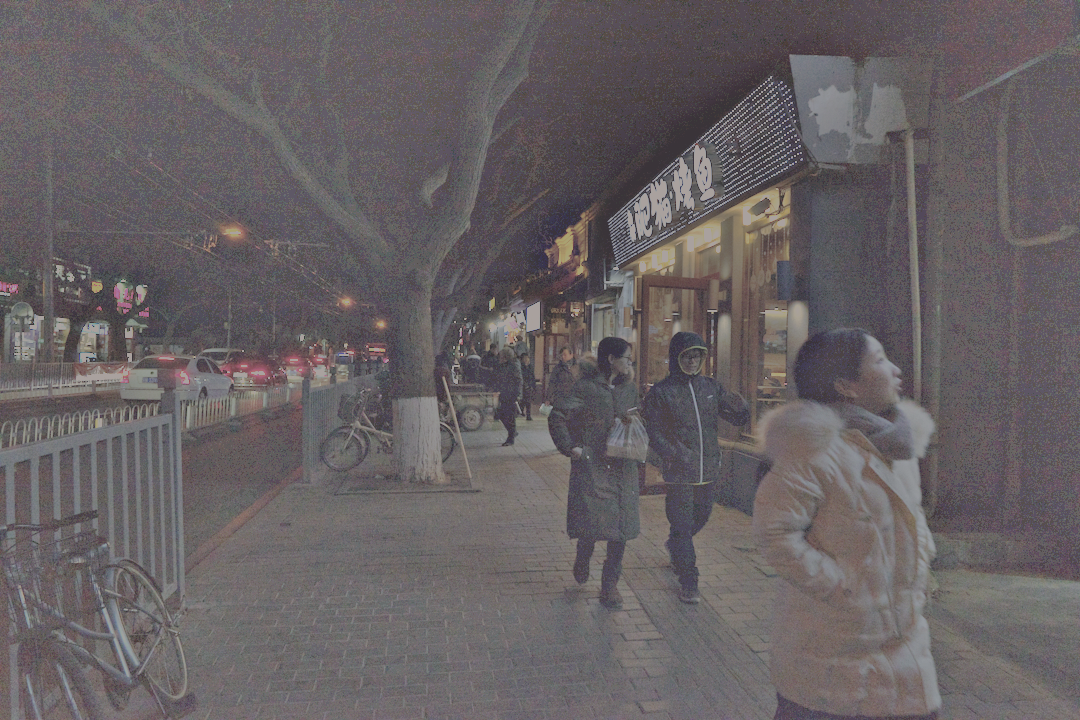
#> input picture Non_deep_learning_methods/MSRCR/MSRCR_retinex.png, 1080 x 720 px
$ python -i CLAHE.py   (imports and definitions only)
#> lines starting #> are read from the running program, lines starting #| are printed output that depends on the picture
import cv2
import os
from pathlib import Path
from tqdm import tqdm
import argparse


def apply_clahe_to_image(input_path, output_path, clip_limit=2.0, tile_grid_size=(8, 8)):
    """
    对单张图像应用 CLAHE 增强（每个通道独立处理）
    """
#> called with input_path = '../MSRCR/MSRCR_retinex.png', output_path = 'out.png', clip_limit = 2, tile_grid_size = (8, 8)
    try:
        # 读取图像，-1 表示保持原始通道数和深度（如16位）
        img = cv2.imread(str(input_path), -1)
#> img is the input picture: shape (720, 1080, 3); mean B, G, R 99.4, 97, 103
        if img is None:
            return False, f"Failed to read image: {input_path.name}"

        # 获取图像尺寸
        h, w = img.shape[:2]
#> h = 720; w = 1080

        # 如果是灰度图，直接处理
        if len(img.shape) == 2:
            clahe = cv2.createCLAHE(clipLimit=clip_limit, tileGridSize=tile_grid_size)
            enhanced = clahe.apply(img)
        else:
            # BGR 通道拆分
            B, G, R = cv2.split(img)
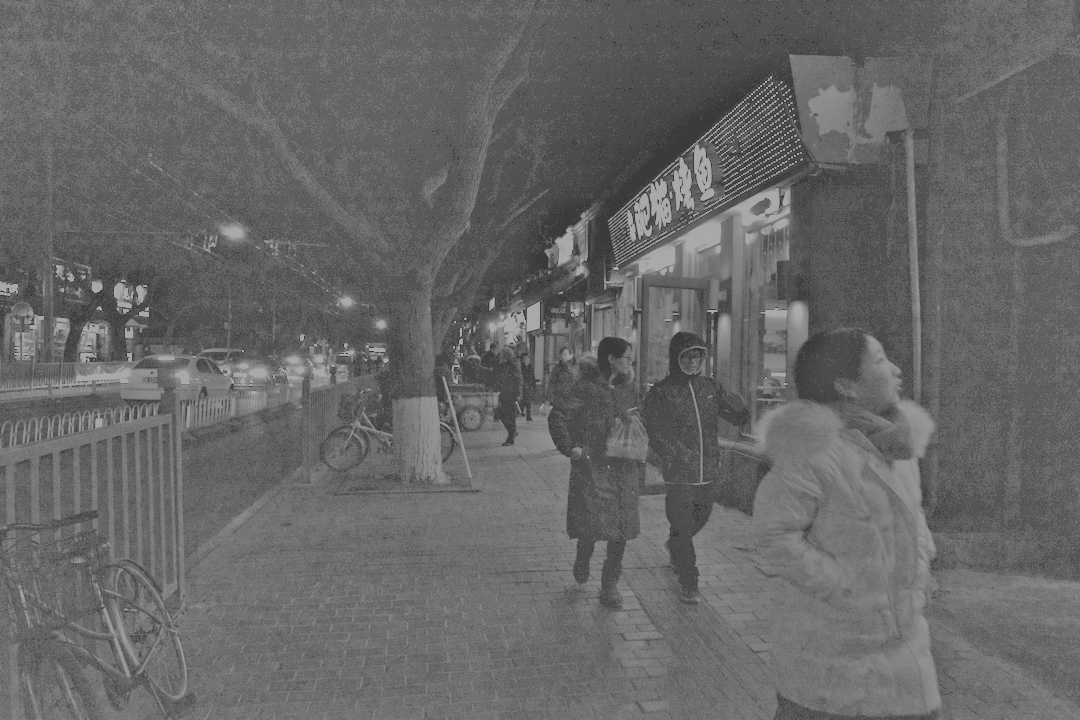
#> R: shape (720, 1080); min 58, max 169, mean 103
            clahe = cv2.createCLAHE(clipLimit=clip_limit, tileGridSize=tile_grid_size)
            clahe_B = clahe.apply(B)
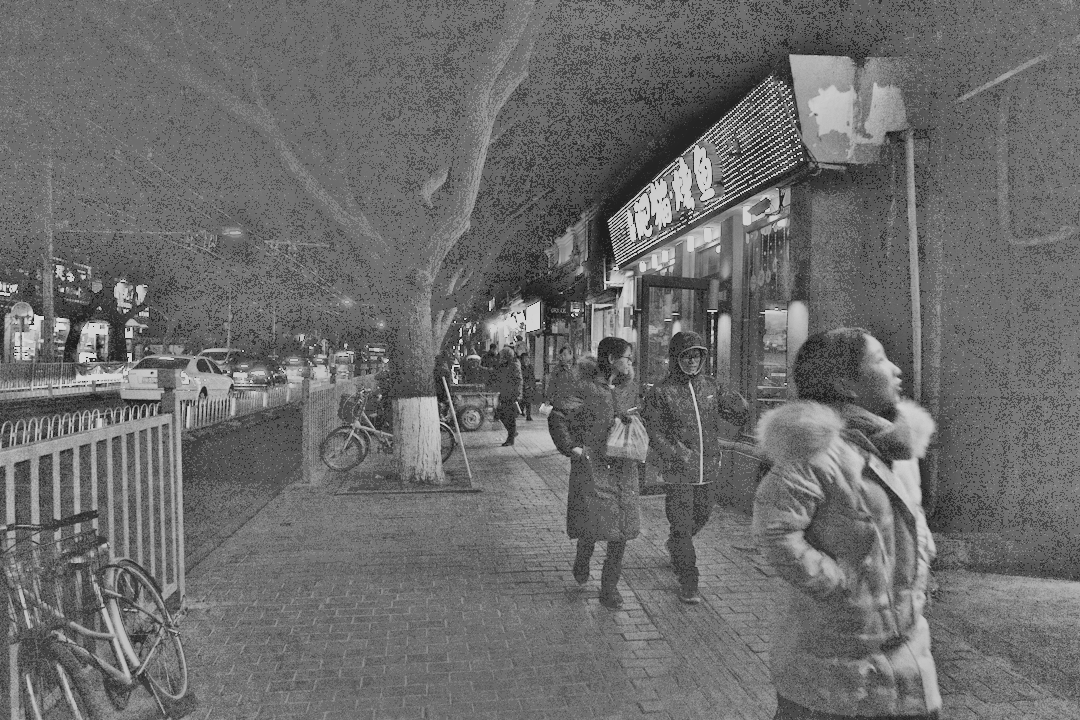
#> clahe_B: shape (720, 1080); min 23, max 216, mean 108
            clahe_G = clahe.apply(G)
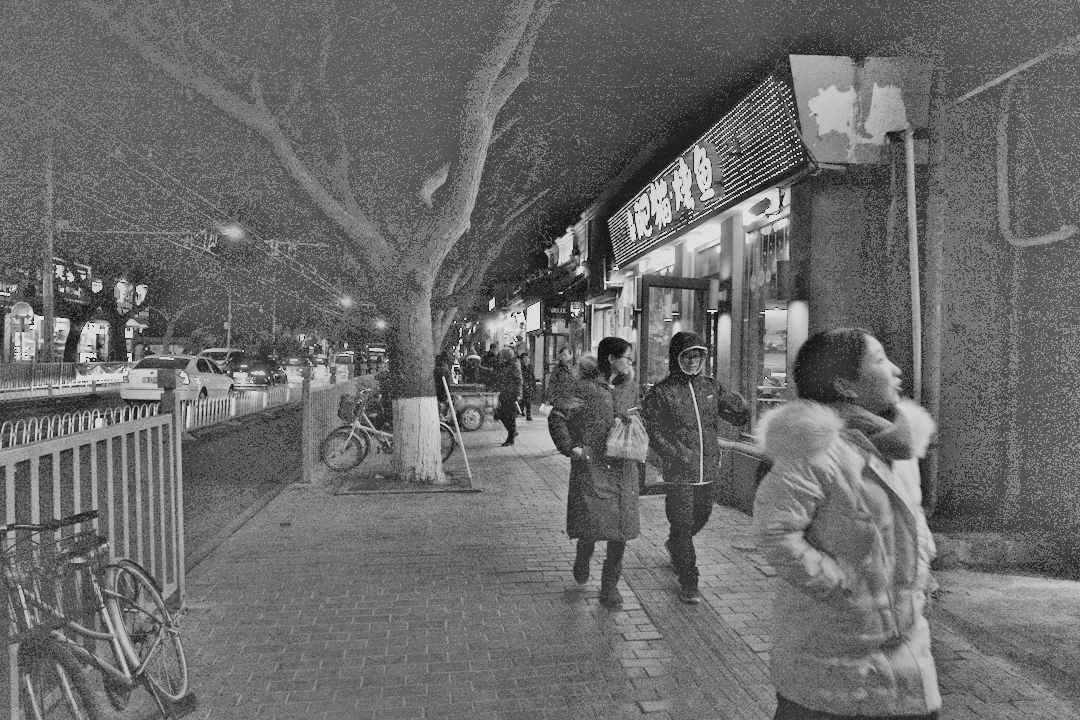
#> clahe_G: shape (720, 1080); min 19, max 226, mean 106.5
            clahe_R = clahe.apply(R)
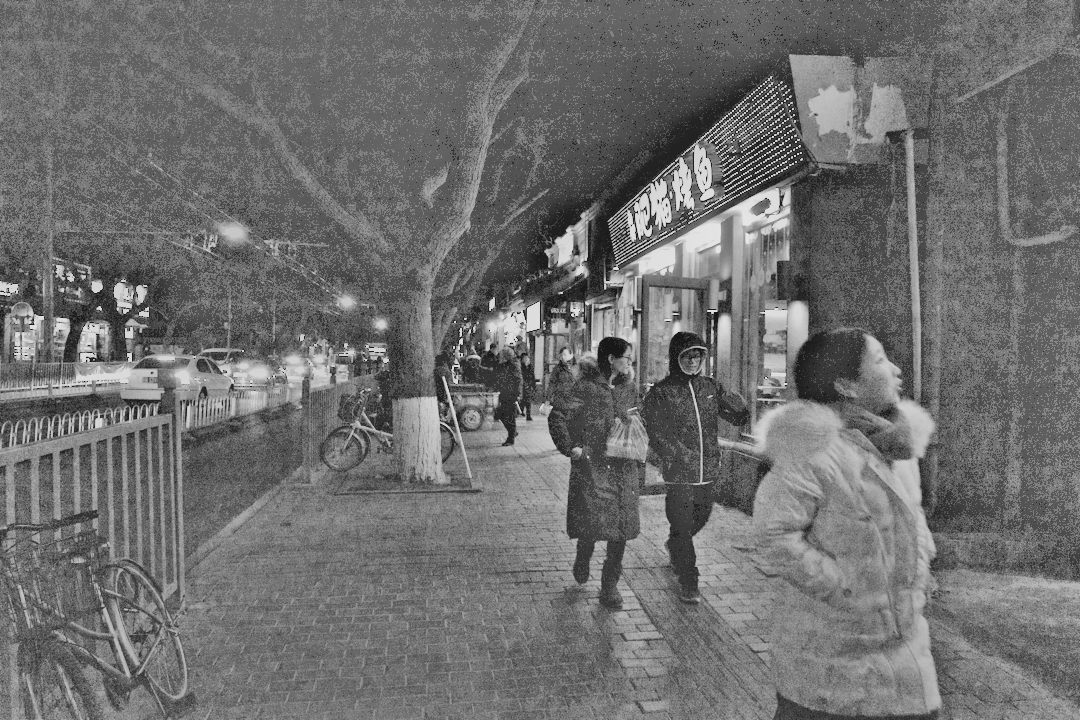
#> clahe_R: shape (720, 1080); min 21, max 230, mean 110.8
            enhanced = cv2.merge((clahe_B, clahe_G, clahe_R))
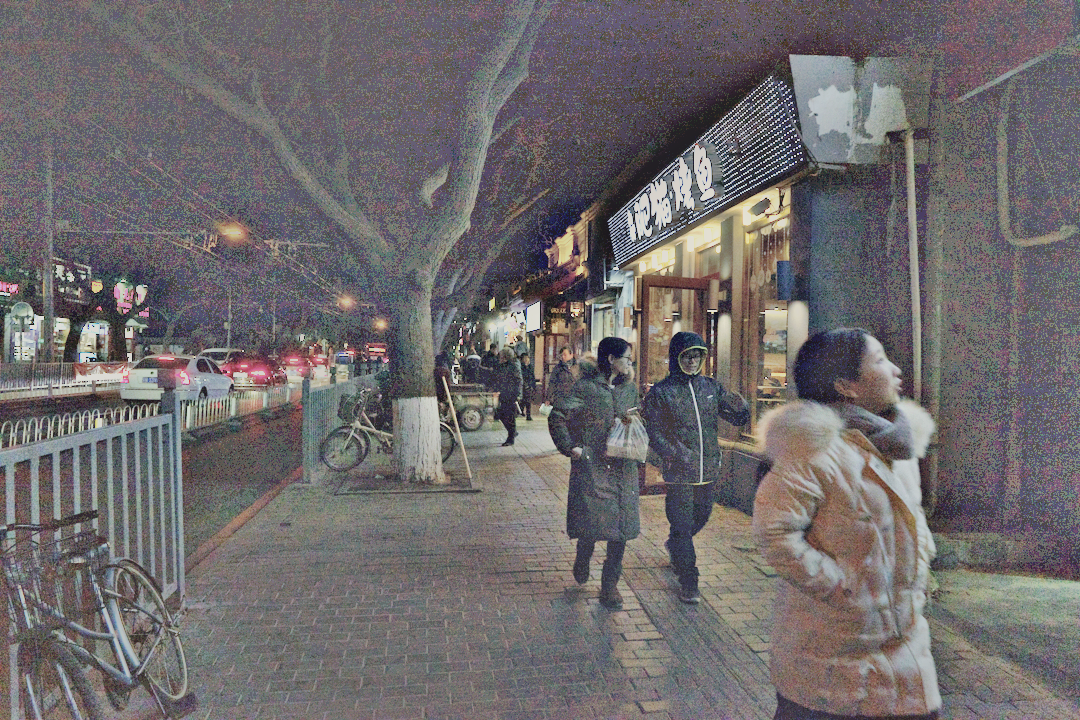
#> enhanced: shape (720, 1080, 3); mean B, G, R 108, 106.5, 110.8

        # 保存增强后的图像
        success = cv2.imwrite(str(output_path), enhanced)
        if not success:
            return False, f"Failed to save image: {output_path.name}"

        return True, input_path.name

    except Exception as e:
#> (the run stopped early here; a loop or call above may not have finished)
